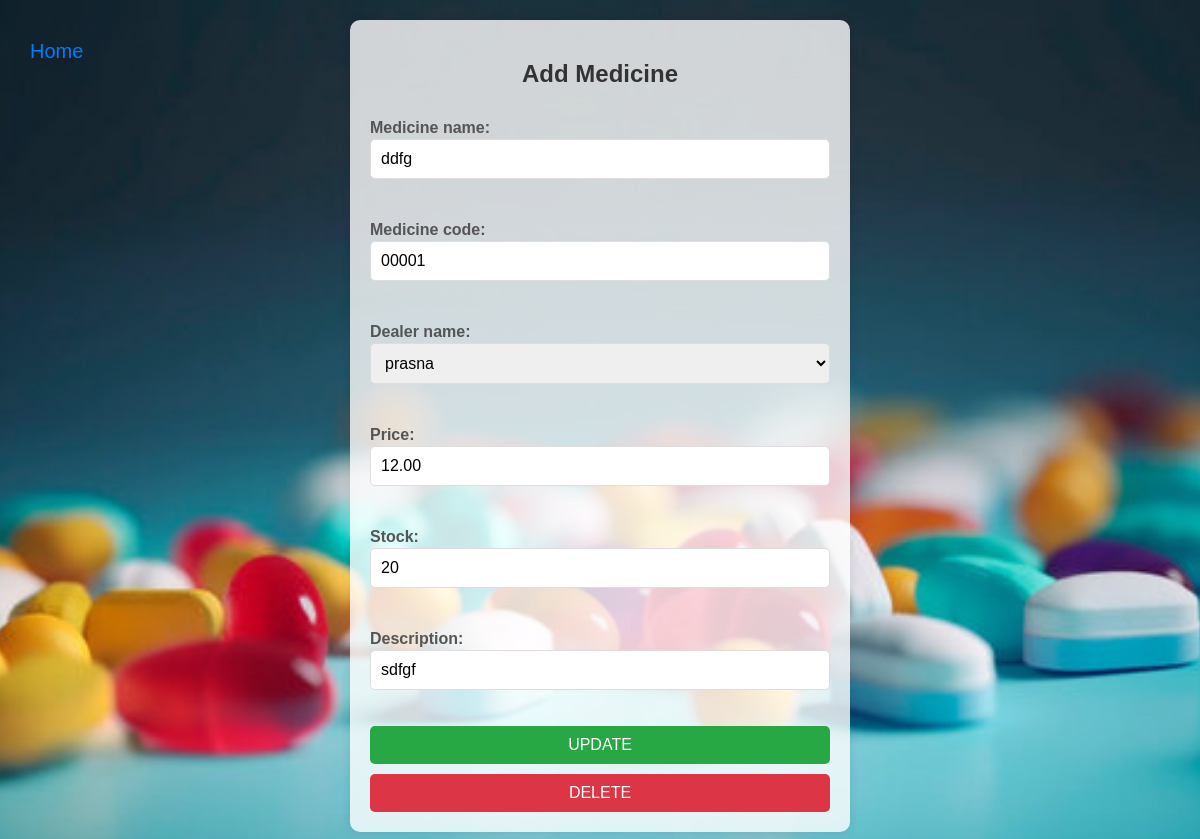
The app's page /edit_medicine/3/ (signed in) with its own data.
### shopapp/models.py (models this page shows, shortened)
class Medicine(models.Model):
    medicine_name = models.CharField(max_length=100)
    medicine_code = models.CharField(max_length=20, blank=True, null=True)
    dealer_name = models.ForeignKey(Dealer, on_delete=models.CASCADE)
    price = models.DecimalField(max_digits=10, decimal_places=2)
    stock = models.PositiveIntegerField()
    description = models.CharField(max_length=100, blank=True, null=True)
    total = models.PositiveIntegerField()

class Dealer(models.Model):
    dealer_name = models.CharField(max_length=100)
    company_name = models.CharField(max_length=100)
    address = models.CharField(max_length=100)
    phone = models.BigIntegerField()
    mail_id = models.EmailField()
    def __str__(self):
        return self.dealer_name

### shopapp/views.py (the view)
# urls.py: path('edit_medicine/<int:pk>/',views.edit_medicine,name='edit_medicine'),
@login_required(login_url='login')
def edit_medicine(request,pk):
    if request.method == 'POST':
        res = Medicine.objects.get(id=pk)
        form = MedicineForm(request.POST,instance=res)
        if form.is_valid():
            try:
                form.save()
                return redirect('medicine_management')
            except IntegrityError:
                form.add_error(None, 'There was an error saving the medicine. Please try again.')
    else:
        res = Medicine.objects.get(id=pk)
        form = MedicineForm(instance=res)
    return render(request,'edit_medicine.html',{'form':form,'res':res})

### shopapp/forms.py
class MedicineForm(forms.ModelForm):
    class Meta:
        model = Medicine
        fields = ['medicine_name','medicine_code','dealer_name','price','stock','description']

### templates/edit_medicine.html (shortened to what this page needs)
{% load static %}
<!DOCTYPE html>
<html lang="en">
<head>
</head>
<body>
    <button class="home-button"><a href="{% url 'admin_dashboard' %}"> Home</a></button>
    <div class="container">
        <h2>Add Medicine</h2>
        <form method="post">
            {{ form.as_p }}
            <button type="submit">UPDATE</button>
        </form>
        <a href="{% url 'delete_medicine' pk=res.id %}" class="delete-link" onclick="return confirmDelete();">DELETE</a>
    </div>
</body>
</html>

### records on screen
Medicine: medicine_name "ddfg", medicine_code "00001", price "12.00", stock "20", description "sdfgf"
Dealer: dealer_name "prasna"
